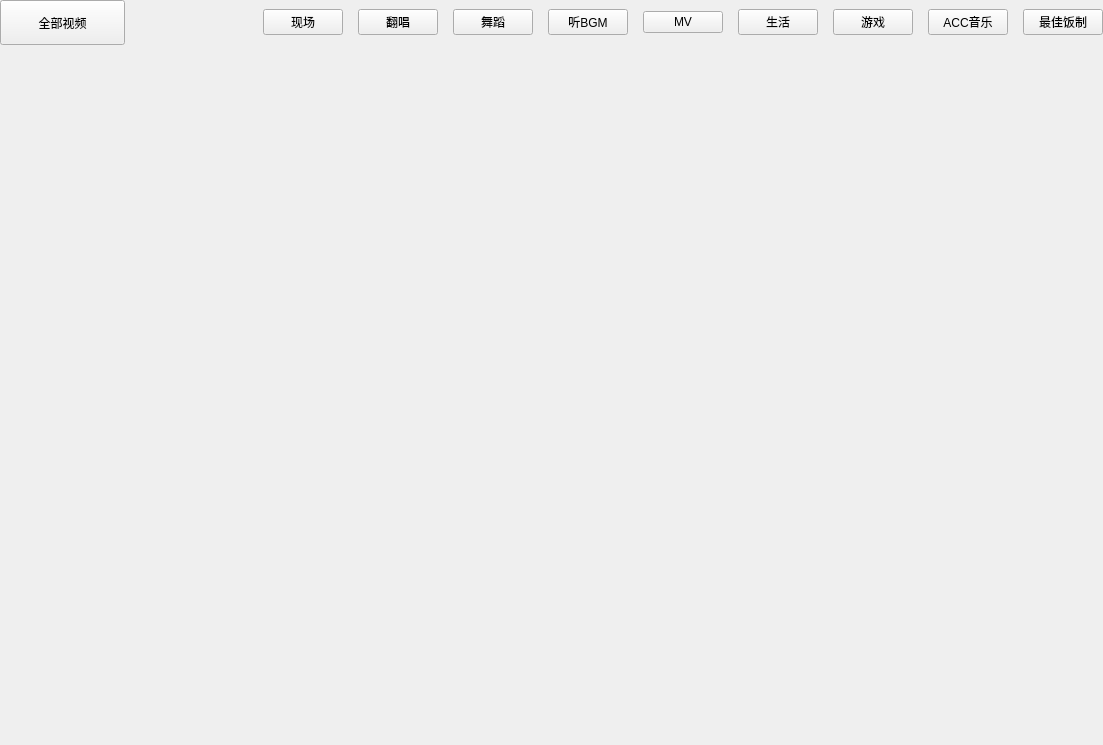
             <widget class="QWidget" name="scrollAreaWidgetContents">
              <property name="geometry">
               <rect>
                <x>0</x>
                <y>0</y>
                <width>1103</width>
                <height>745</height>
               </rect>
              </property>
              <property name="sizePolicy">
               <sizepolicy hsizetype="Preferred" vsizetype="Minimum">
                <horstretch>0</horstretch>
                <verstretch>0</verstretch>
               </sizepolicy>
              </property>
              <layout class="QGridLayout" name="gridLayout_3">
               <property name="leftMargin">
                <number>0</number>
               </property>
               <property name="topMargin">
                <number>0</number>
               </property>
               <property name="rightMargin">
                <number>0</number>
               </property>
               <property name="bottomMargin">
                <number>0</number>
               </property>
               <property name="spacing">
                <number>0</number>
               </property>
               <item row="0" column="0">
                <layout class="QHBoxLayout" name="horizontalLayout_2">
                 <property name="spacing">
                  <number>0</number>
                 </property>
                 <item>
                  <widget class="QPushButton" name="btn_AllMovie">
                   <property name="minimumSize">
                    <size>
                     <width>125</width>
                     <height>45</height>
                    </size>
                   </property>
                   <property name="maximumSize">
                    <size>
                     <width>125</width>
                     <height>45</height>
                    </size>
                   </property>
                   <property name="text">
                    <string>全部视频</string>
                   </property>
                  </widget>
                 </item>
                 <item>
                  <layout class="QHBoxLayout" name="horizontalLayout">
                   <property name="spacing">
                    <number>15</number>
                   </property>
                   <item>
                    <spacer name="horizontalSpacer">
                     <property name="orientation">
                      <enum>Qt::Horizontal</enum>
                     </property>
                     <property name="sizeType">
                      <enum>QSizePolicy::Expanding</enum>
                     </property>
                     <property name="sizeHint" stdset="0">
                      <size>
                       <width>200</width>
                       <height>0</height>
                      </size>
                     </property>
                    </spacer>
                   </item>
                   <item>
                    <widget class="QPushButton" name="btn_scene">
                     <property name="text">
                      <string>现场</string>
                     </property>
                    </widget>
                   </item>
                   <item>
                    <widget class="QPushButton" name="btn_cover">
                     <property name="text">
                      <string>翻唱</string>
                     </property>
                    </widget>
                   </item>
                   <item>
                    <widget class="QPushButton" name="btn_dance">
                     <property name="text">
                      <string>舞蹈</string>
                     </property>
                    </widget>
                   </item>
                   <item>
                    <widget class="QPushButton" name="btn_bgm">
                     <property name="text">
                      <string>听BGM</string>
                     </property>
                    </widget>
                   </item>
                   <item>
                    <widget class="QPushButton" name="btn_MV">
                     <property name="text">
                      <string>MV</string>
                     </property>
                    </widget>
                   </item>
                   <item>
                    <widget class="QPushButton" name="btn_live">
                     <property name="text">
                      <string>生活</string>
                     </property>
                    </widget>
                   </item>
                   <item>
                    <widget class="QPushButton" name="btn_game">
                     <property name="text">
                      <string>游戏</string>
                     </property>
                    </widget>
                   </item>
                   <item>
                    <widget class="QPushButton" name="btn_acg">
                     <property name="text">
                      <string>ACC音乐</string>
                     </property>
                    </widget>
                   </item>
                   <item>
                    <widget class="QPushButton" name="btn_clip">
                     <property name="text">
                      <string>最佳饭制</string>
                     </property>
                    </widget>
                   </item>
                  </layout>
                 </item>
                </layout>
               </item>
               <item row="1" column="0">
                <widget class="QWidget" name="widget" native="true">
                 <property name="sizePolicy">
                  <sizepolicy hsizetype="Preferred" vsizetype="Minimum">
                   <horstretch>0</horstretch>
                   <verstretch>0</verstretch>
                  </sizepolicy>
                 </property>
                 <property name="minimumSize">
                  <size>
                   <width>0</width>
                   <height>0</height>
                  </size>
                 </property>
                 <property name="styleSheet">
                  <string notr="true"/>
                 </property>
                 <layout class="QGridLayout" name="VideoGrid" rowstretch="0" columnstretch="0" rowminimumheight="0">
                  <property name="leftMargin">
                   <number>9</number>
                  </property>
                  <property name="topMargin">
                   <number>9</number>
                  </property>
                  <property name="rightMargin">
                   <number>9</number>
                  </property>
                  <property name="bottomMargin">
                   <number>9</number>
                  </property>
                  <property name="spacing">
                   <number>6</number>
                  </property>
                 </layout>
                </widget>
               </item>
              </layout>
             </widget>
